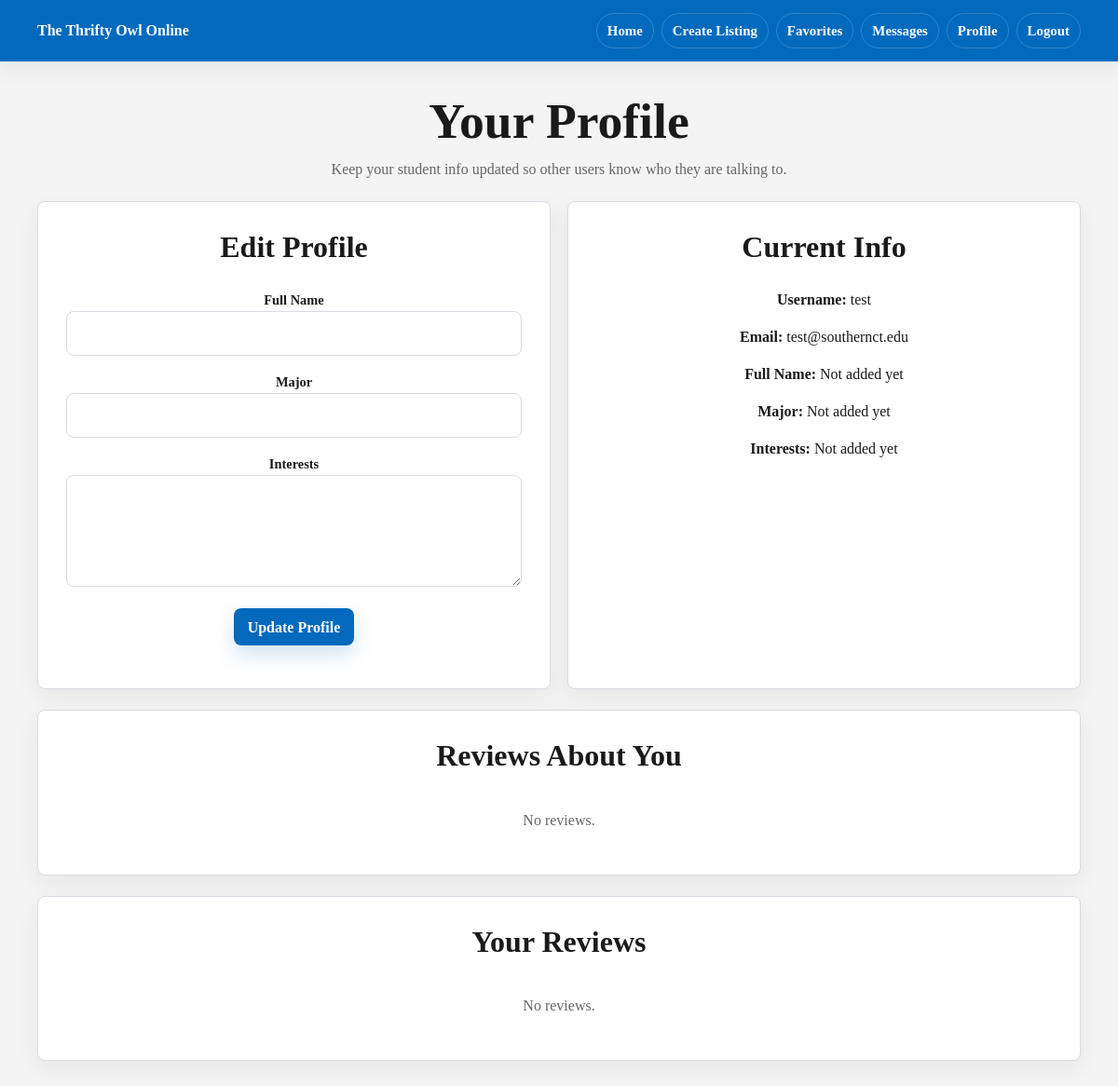
Screenshot of /profile (signed in) with the database file from the repository.
### app/models.py (models this page shows)
class User(UserMixin, db.Model):
    __tablename__ = 'users'
    id = db.Column(db.Integer, primary_key=True)
    is_admin = db.Column(db.Boolean, default=False)
    is_blocked = db.Column(db.Boolean, default=False)
    email = db.Column(db.String(150), unique=True, nullable=False)
    username = db.Column(db.String(150), unique=True, nullable=False)
    password = db.Column(db.String(150), nullable=False)
    name = db.Column(db.String(150))
    major = db.Column(db.String(150))
    interests = db.Column(db.String(300))
    image = db.Column(db.String(200))  # store filename/path
    posts = db.relationship('Post', backref='owner', lazy=True)
    sent_messages = db.relationship('Message', foreign_keys='Message.sender_id', backref='sender', lazy=True)
    received_messages = db.relationship('Message', foreign_keys='Message.receiver_id', backref='receiver', lazy=True)
    reviews_given = db.relationship('Review', foreign_keys='Review.reviewer_id', backref='reviewer', lazy=True)
    reviews_received = db.relationship('Review', foreign_keys='Review.reviewed_id', backref='reviewed', lazy=True)

### app/routes.py (the view, shortened to what this page needs)
@main.route('/profile', methods=['GET', 'POST'])
@login_required
def profile():
    sync_admin_status(current_user)
    form = ProfileForm(obj=current_user)
    received_reviews = Review.query.filter_by(reviewed_id=current_user.id).order_by(Review.created_at.desc()).all()
    authored_reviews = Review.query.filter_by(reviewer_id=current_user.id).order_by(Review.created_at.desc()).all()
    return render_template('profile.html', form=form, received_reviews=received_reviews, authored_reviews=authored_reviews)

### app/forms.py
class ProfileForm(FlaskForm):
    name = StringField('Full Name', validators=[Length(max=150)])
    major = StringField('Major', validators=[Length(max=150)])
    interests = TextAreaField('Interests', validators=[Length(max=300)])
    image = FileField('Profile Image')  # optional
    submit = SubmitField('Update Profile')

### app/models.py (called while the page is built)
@login_manager.user_loader
def load_user(user_id):
    return User.query.get(int(user_id))

### app/routes.py (called while the page is built)
def is_hardcoded_admin(email):
    return email and email.strip().lower() == ADMIN_EMAIL

def sync_admin_status(user):
    if user and is_hardcoded_admin(user.email) and (not user.is_admin or user.is_blocked):
        user.is_admin = True
        user.is_blocked = False
        db.session.commit()

### app/templates/profile.html (shortened to what this page needs)
{% extends "base.html" %}
{% block content %}
<section class="page-header">
    <h1>Your Profile</h1>
    <p class="muted">Keep your student info updated so other users know who they are talking to.</p>
</section>
<div class="grid two-col">
    <section class="card">
        <h2>Edit Profile</h2>
        <form method="post">
            <div>
                <label for="{{ form.name.id }}">{{ form.name.label.text }}</label>
                {{ form.name() }}
            </div>
            <div>
                <label for="{{ form.major.id }}">{{ form.major.label.text }}</label>
                {{ form.major() }}
            </div>
            <div>
                <label for="{{ form.interests.id }}">{{ form.interests.label.text }}</label>
                {{ form.interests(rows=4) }}
            </div>
            <p>{{ form.submit() }}</p>
        </form>
    </section>
    <section class="card">
        <h2>Current Info</h2>
        <p><strong>Username:</strong> {{ current_user.username }}</p>
        <p><strong>Email:</strong> {{ current_user.email }}</p>
        <p><strong>Full Name:</strong> {{ current_user.name or 'Not added yet' }}</p>
        <p><strong>Major:</strong> {{ current_user.major or 'Not added yet' }}</p>
        <p><strong>Interests:</strong> {{ current_user.interests or 'Not added yet' }}</p>
    </section>
</div>
<section class="card review-row">
    <h2>Reviews About You</h2>
    {% for review in received_reviews %}
    <p>{{ review.rating }}/5 by <a href="{{ url_for('main.view_profile', user_id=review.reviewer_id) }}">{{
            review.reviewer.username }}</a>: {{ review.comment }}</p>
    {% else %}
    <p class="muted">No reviews.</p>
    {% endfor %}
</section>
<section class="card review-row">
    <h2>Your Reviews</h2>
    {% for review in authored_reviews %}
    <p>{{ review.rating }}/5 for <a href="{{ url_for('main.view_profile', user_id=review.reviewed_id) }}">{{
            review.reviewed.username }}</a>: {{ review.comment }}</p>
    <p><a href="{{ url_for('main.edit_review', review_id=review.id) }}">Edit</a></p>
    <div class="form-center">
        <form method="post" action="{{ url_for('main.delete_review', review_id=review.id) }}">
            <input type="submit" value="Delete" class="button danger">
        </form>
    </div>
    {% else %}
    <p class="muted">No reviews.</p>
    {% endfor %}
</section>
{% endblock %}

### app/static/style.css (style rules this page uses)
:root { --blue: #016ABD; --blue-dark: #003399; --bg: #F4F4F4; --card: #ffffff; --border: #d8dde3; --text: #1a1a1a; --muted: #666666; --danger: #a82222; --radius: 8px; --shadow: 0 18px 45px rgba(26, 26, 26, 0.08); --shadow-soft: 0 8px 24px rgba(26, 26, 26, 0.06); }
* { box-sizing: border-box; }
body { margin: 0; background: var(--bg); color: var(--text); font-family: georgia, serif; line-height: 1.5; -webkit-font-smoothing: antialiased; }
h1, h2, h3, p { margin-top: 0; }
h1, h2, h3 { line-height: 1.15; letter-spacing: 0; }
h1 { font-size: clamp(2rem, 5vw, 3.35rem); }
h2 { font-size: clamp(1.35rem, 3vw, 2rem); }
.container>* { width: 100%; }
.grid { display: grid; grid-template-columns: repeat(auto-fit, minmax(min(100%, 280px), 1fr)); gap: 18px; }
.two-col { grid-template-columns: repeat(2, minmax(0, 1fr)); }
form { display: grid; gap: 16px; text-align: center; }
label { color: var(--text); font-size: 0.9rem; font-weight: 800; }
input, select, textarea { width: 100%; padding: 11px 12px; border: 1px solid var(--border); border-radius: var(--radius); background: white; color: var(--text); font: inherit; text-align: center; transition: border-color 160ms ease, box-shadow 160ms ease; }
textarea { min-height: 100px; resize: vertical; }
input[type="submit"], button, .button { min-height: 40px; width: fit-content; display: inline-flex; align-items: center; justify-content: center; padding: 10px 15px; border: 0; border-radius: var(--radius); background: var(--blue); color: white; box-shadow: 0 10px 22px rgba(1, 106, 189, 0.18); font: inherit; font-weight: 800; line-height: 1.2; cursor: pointer; }
.card { background: var(--card); border: 1px solid var(--border); border-radius: var(--radius); padding: clamp(20px, 3vw, 30px); box-shadow: var(--shadow-soft); text-align: center; }
.page-header { text-align: center; }
.page-header h1 { margin-bottom: 8px; }
.page-header p { margin-bottom: 0; }
.message-row, .review-row, .user-row { display: grid; gap: 10px; }
.review-row { gap: 12px; }
.muted { color: var(--muted); }

### rows the page displays
User: username "test", email "test@southernct.edu", name "Not added yet", major "Not added yet", interests "Not added yet"
